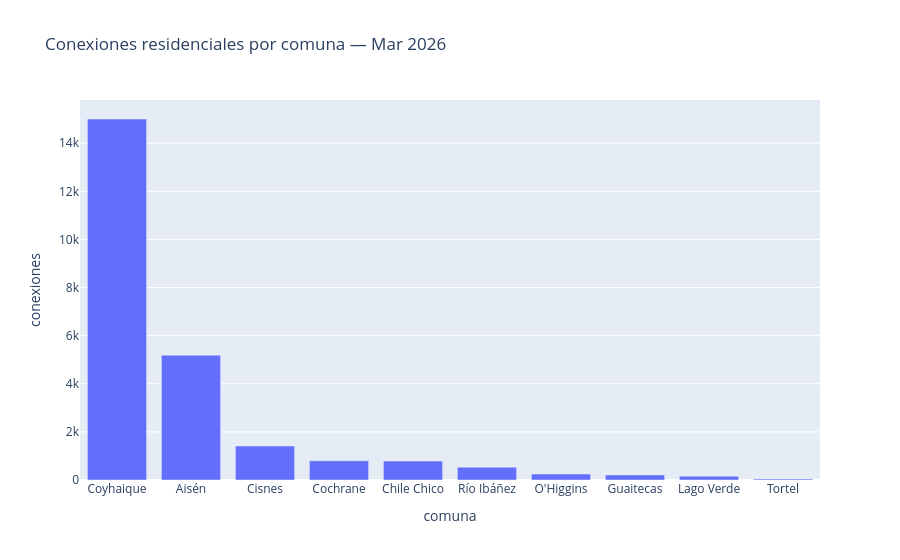

Here is the notebook cell this chart was saved with:
### Code cell
# Comparación entre comunas en el último período disponible
ultimo_anio = df_largo['anio'].max()
ultimo_mes_disponible = df_largo[df_largo['anio'] == ultimo_anio]['mes'].iloc[-1]

ultimo_periodo = df_largo.query('anio == @ultimo_anio and mes == @ultimo_mes_disponible')
ultimo_periodo = ultimo_periodo.sort_values('conexiones', ascending=False)

fig = px.bar(ultimo_periodo, x='comuna', y='conexiones',
             title=f'Conexiones residenciales por comuna — {ultimo_mes_disponible} {ultimo_anio}')
fig.show()

### Figure 1 — Plotly figure (JSON) as saved in the notebook; plotly's stock layout.template omitted (floating-point values rounded to 4 significant figures)
{"data": [{"hovertemplate": "comuna=%{x}<br>conexiones=%{y}<extra></extra>", "legendgroup": "", "marker": {"color": "#636efa", "pattern": {"shape": ""}}, "name": "", "orientation": "v", "showlegend": false, "textposition": "auto", "type": "bar", "x": ["Coyhaique", "Aisén", "Cisnes", "Cochrane", "Chile Chico", "Río Ibáñez", "O'Higgins", "Guaitecas", "Lago Verde", "Tortel"], "xaxis": "x", "y": [15010.0, 5191.0, 1413.0, 796.0, 788.0, 535.0, 248.0, 210.0, 155.0, 44.0], "yaxis": "y"}], "layout": {"barmode": "relative", "legend": {"tracegroupgap": 0}, "title": {"text": "Conexiones residenciales por comuna — Mar 2026"}, "xaxis": {"anchor": "y", "domain": [0, 1], "title": {"text": "comuna"}}, "yaxis": {"anchor": "x", "domain": [0, 1], "title": {"text": "conexiones"}}}}
